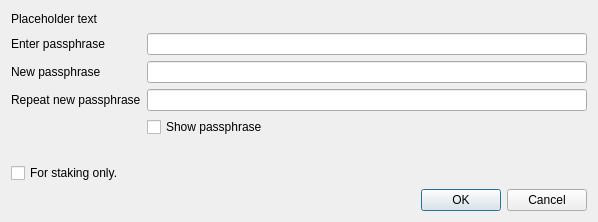
<?xml version="1.0" encoding="UTF-8"?>
<ui version="4.0">
 <class>AskPassphraseDialog</class>
 <widget class="QDialog" name="AskPassphraseDialog">
  <property name="geometry">
   <rect>
    <x>0</x>
    <y>0</y>
    <width>598</width>
    <height>222</height>
   </rect>
  </property>
  <property name="sizePolicy">
   <sizepolicy hsizetype="Preferred" vsizetype="Minimum">
    <horstretch>0</horstretch>
    <verstretch>0</verstretch>
   </sizepolicy>
  </property>
  <property name="minimumSize">
   <size>
    <width>550</width>
    <height>0</height>
   </size>
  </property>
  <property name="windowTitle">
   <string>Passphrase Dialog</string>
  </property>
  <layout class="QVBoxLayout" name="verticalLayout">
   <property name="sizeConstraint">
    <enum>QLayout::SetMinimumSize</enum>
   </property>
   <item>
    <widget class="QLabel" name="warningLabel">
     <property name="text">
      <string notr="true">Placeholder text</string>
     </property>
     <property name="textFormat">
      <enum>Qt::RichText</enum>
     </property>
     <property name="wordWrap">
      <bool>true</bool>
     </property>
    </widget>
   </item>
   <item>
    <layout class="QFormLayout" name="formLayout">
     <property name="sizeConstraint">
      <enum>QLayout::SetMinimumSize</enum>
     </property>
     <property name="fieldGrowthPolicy">
      <enum>QFormLayout::AllNonFixedFieldsGrow</enum>
     </property>
     <item row="0" column="0">
      <widget class="QLabel" name="passLabel1">
       <property name="text">
        <string>Enter passphrase</string>
       </property>
      </widget>
     </item>
     <item row="0" column="1">
      <widget class="QLineEdit" name="passEdit1">
       <property name="echoMode">
        <enum>QLineEdit::Password</enum>
       </property>
      </widget>
     </item>
     <item row="1" column="0">
      <widget class="QLabel" name="passLabel2">
       <property name="text">
        <string>New passphrase</string>
       </property>
      </widget>
     </item>
     <item row="1" column="1">
      <widget class="QLineEdit" name="passEdit2">
       <property name="echoMode">
        <enum>QLineEdit::Password</enum>
       </property>
      </widget>
     </item>
     <item row="2" column="0">
      <widget class="QLabel" name="passLabel3">
       <property name="text">
        <string>Repeat new passphrase</string>
       </property>
      </widget>
     </item>
     <item row="2" column="1">
      <widget class="QLineEdit" name="passEdit3">
       <property name="echoMode">
        <enum>QLineEdit::Password</enum>
       </property>
      </widget>
     </item>
     <item row="3" column="1">
      <widget class="QCheckBox" name="toggleShowPasswordButton">
       <property name="text">
        <string>Show passphrase</string>
       </property>
      </widget>
     </item>
     <item row="4" column="1">
      <widget class="QLabel" name="capsLabel">
       <property name="font">
        <font>
         <bold>true</bold>
        </font>
       </property>
       <property name="text">
        <string/>
       </property>
       <property name="alignment">
        <set>Qt::AlignCenter</set>
       </property>
      </widget>
     </item>
     <item row="5" column="0" colspan="2">
      <widget class="QCheckBox" name="stakingCheckBox">
       <property name="toolTip">
        <string>Serves to disable the trivial sendmoney when OS account compromised. Provides no real security.</string>
       </property>
       <property name="text">
        <string>For staking only.</string>
       </property>
      </widget>
     </item>
    </layout>
   </item>
   <item>
    <widget class="QDialogButtonBox" name="buttonBox">
     <property name="orientation">
      <enum>Qt::Horizontal</enum>
     </property>
     <property name="standardButtons">
      <set>QDialogButtonBox::Cancel|QDialogButtonBox::Ok</set>
     </property>
    </widget>
   </item>
  </layout>
 </widget>
 <resources/>
 <connections>
  <connection>
   <sender>buttonBox</sender>
   <signal>accepted()</signal>
   <receiver>AskPassphraseDialog</receiver>
   <slot>accept()</slot>
   <hints>
    <hint type="sourcelabel">
     <x>20</x>
     <y>20</y>
    </hint>
    <hint type="destinationlabel">
     <x>20</x>
     <y>20</y>
    </hint>
   </hints>
  </connection>
  <connection>
   <sender>buttonBox</sender>
   <signal>rejected()</signal>
   <receiver>AskPassphraseDialog</receiver>
   <slot>reject()</slot>
   <hints>
    <hint type="sourcelabel">
     <x>20</x>
     <y>20</y>
    </hint>
    <hint type="destinationlabel">
     <x>20</x>
     <y>20</y>
    </hint>
   </hints>
  </connection>
 </connections>
</ui>
